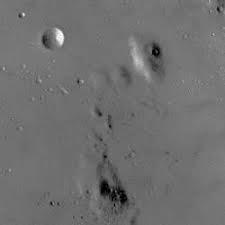
#> input picture others/image_process_basic/misc/Original_HistEqualization.jpeg, 225 x 225 px
$ python runHistEqualization.py
#> lines starting #> are read from the running program, lines starting #| are printed output that depends on the picture
#> further down, im is the input picture: shape (225, 225, 3); min 0, max 255, mean 111.8
import numpy as np
import cv2


def histogram_equalization(im):
    # TODO Write "histogram equalization" function based on the illustration in specification.
    # Return filtered result image
    gray = cv2.cvtColor(im, cv2.COLOR_BGR2GRAY)
    result = cv2.equalizeHist(gray)
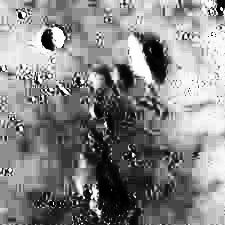
#> result: shape (225, 225); min 0, max 255, mean 133.7
    return result


def local_histogram_equalization(im):
    # TODO Write "local histogram equalization" function based on the illustration in specification.
    # Return filtered result image
    gray = cv2.cvtColor(im, cv2.COLOR_BGR2GRAY)
    result = cv2.createCLAHE(clipLimit=2.0, tileGridSize=(8, 8)).apply(gray)
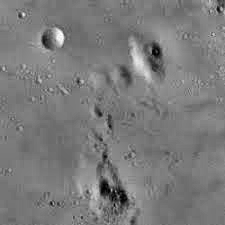
#> result: shape (225, 225); min 1, max 255, mean 123
    return result


if __name__ == '__main__':
    im = cv2.imread('./misc/Original_HistEqualization.jpeg')

    result_hist_equalization = histogram_equalization(im)

    result_local_hist_equalization = local_histogram_equalization(im)

    cv2.imwrite('./results/HistoEqualization.jpg', result_hist_equalization)
    cv2.imwrite('./results/LocalHistoEqualization.jpg', result_local_hist_equalization)
